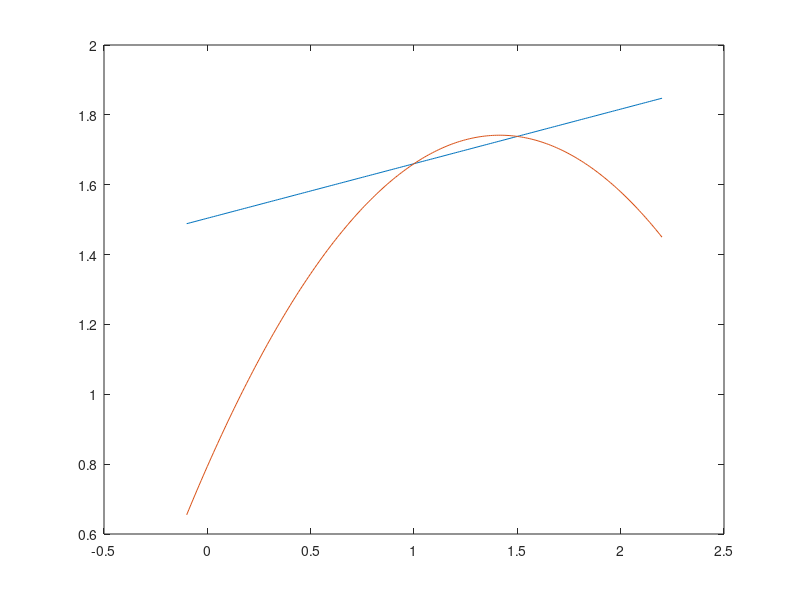

This chart was generated by the following MATLAB code:
xvalue = 1.3;
tk=[1 1.5 2];
ftk=[1.6602 1.7383 1.5796];

% t = [0:0.01:10];
% C0 = exp(-1/5)+sin(1);

% 
% fplot(functionf)
% hold on;
p1 = polyfit( tk(1:2),ftk(1:2), 1);
p2 = polyfit( tk(1:3),ftk(1:3), 2);


x=[0 0.5 0.7];  
y=[ 1.005 0.857 0.881 ];
% p1 = polyfit( x(1:2) , y(1:2) , 1 )
% p2 = polyfit( x(1:3) , y(1:3) , 2 )
xx=-0.1:0.01:2.2; 
y1=polyval(p1,xx); 
plot(xx,y1);
hold on;
y2=polyval(p2,xx); 
plot(xx,y2);

% trancation error
C0 = exp(-1/5)+sin(1);
C1 = ( ftk(1) - C0)/(tk(1)-1);
C2 = (ftk(2) - C0 - C1*(tk(1)-1))/((tk(2)-1)*(2-1.5));
 
C = [C0 C1 C2];
Rt = -0.4736*(xvalue-1)*(xvalue-1.5) %  0.0284

f0_bar_minus_f0 = exp(-1/5)+sin(1)-1.6602
f1_bar_minus_f1 = exp(-1.5/5)+sin(1.5)-1.7383

u=(xvalue-1)/(1.5-1);
Rxf = (1-u)*f0_bar_minus_f0+u*f1_bar_minus_f1; % 8.6195e-06